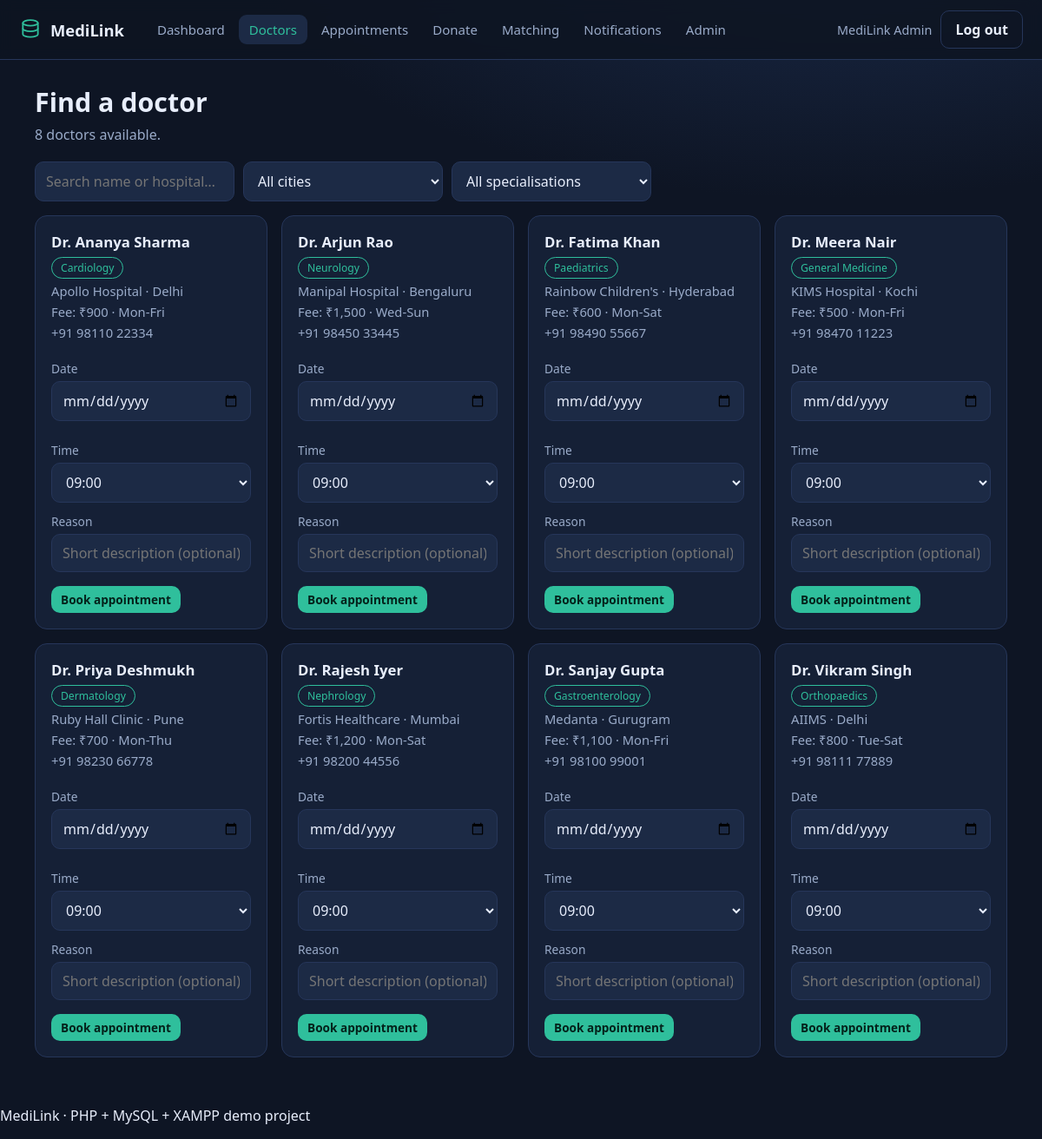
The page /doctors.php (signed in) on the database its author committed.
### tables this page shows
CREATE TABLE IF NOT EXISTS users (
  id            INT AUTO_INCREMENT PRIMARY KEY,
  email         VARCHAR(190) NOT NULL UNIQUE,
  password_hash VARCHAR(255) NOT NULL,
  full_name     VARCHAR(120) NOT NULL,
  phone         VARCHAR(30)  DEFAULT NULL,
  city          VARCHAR(80)  DEFAULT NULL,
  blood_group   VARCHAR(5)   DEFAULT NULL,
  created_at    TIMESTAMP NOT NULL DEFAULT CURRENT_TIMESTAMP
);

CREATE TABLE IF NOT EXISTS doctors (
  id             INT AUTO_INCREMENT PRIMARY KEY,
  name           VARCHAR(120) NOT NULL,
  specialization VARCHAR(120) NOT NULL,
  hospital       VARCHAR(150) NOT NULL,
  city           VARCHAR(80)  NOT NULL,
  fee            DECIMAL(10,2) NOT NULL DEFAULT 0,
  available_days VARCHAR(60)  NOT NULL DEFAULT 'Mon-Fri',
  contact        VARCHAR(40)  DEFAULT NULL,
  created_at     TIMESTAMP NOT NULL DEFAULT CURRENT_TIMESTAMP
);

### config/db.php (called while the page is built, shortened)
<?php
function db(): PDO
{
    static $pdo = null;
    if ($pdo === null) {
        $dsn = 'mysql:host=' . DB_HOST . ';port=' . DB_PORT . ';dbname=' . DB_NAME . ';charset=utf8mb4';
        try {
            $pdo = new PDO($dsn, DB_USER, DB_PASS, [
                PDO::ATTR_ERRMODE            => PDO::ERRMODE_EXCEPTION,
                PDO::ATTR_DEFAULT_FETCH_MODE => PDO::FETCH_ASSOC,
                PDO::ATTR_EMULATE_PREPARES   => false,
            ]);
        } catch (PDOException $e) {
            die('<h2>Database connection failed</h2><p>Start MySQL in the XAMPP control panel and import <code>database/medilink.sql</code>.</p><pre>'
                . htmlspecialchars($e->getMessage()) . '</pre>');
        }
    }
    return $pdo;
}

### includes/auth.php (called while the page is built, shortened)
<?php
require_once __DIR__ . '/../config/db.php';
function current_user(): ?array
{
    static $user = null;
    if ($user === null) {
        $stmt = db()->prepare('SELECT * FROM users WHERE id = ?');
        $stmt->execute([$_SESSION['user_id']]);
        $user = $stmt->fetch() ?: null;
    }
    return $user ?: null;
}
function user_roles(): array
{
    $stmt = db()->prepare('SELECT role FROM user_roles WHERE user_id = ?');
    $stmt->execute([$_SESSION['user_id']]);
    return array_column($stmt->fetchAll(), 'role');
}
function has_role(string $role): bool
{
    return in_array($role, user_roles(), true);
}
function require_login(): array
{
    $user = current_user();
    return $user;
}
function e(?string $value): string
{
    return htmlspecialchars((string) $value, ENT_QUOTES, 'UTF-8');
}

### doctors.php (the view, shortened to what this page needs)
<?php
require_once __DIR__ . '/includes/auth.php';
$me = require_login();
$sql  = 'SELECT * FROM doctors WHERE 1=1';
$args = [];
$sql .= ' ORDER BY name';
$stmt = db()->prepare($sql);
$stmt->execute($args);
$doctors = $stmt->fetchAll();
require_once __DIR__ . '/includes/header.php';
?>
<div class="page-head">
  <div><h1>Find a doctor</h1><p class="sub"><?= count($doctors) ?> doctors available.</p></div>
</div>
<form class="toolbar" method="get">
  <input data-filter-input placeholder="Search name or hospital…">
  <select name="city" onchange="this.form.submit()">
    <option value="">All cities</option>
  </select>
  <select name="spec" onchange="this.form.submit()">
    <option value="">All specialisations</option>
  </select>
</form>
<div class="grid cols-3">
  <?php foreach ($doctors as $d): ?>
  <div class="card" data-filter-item>
    <h3><?= e($d['name']) ?></h3>
    <p><span class="pill ok"><?= e($d['specialization']) ?></span></p>
    <p><?= e($d['hospital']) ?> &middot; <?= e($d['city']) ?></p>
    <p>Fee: ₹<?= number_format((float) $d['fee']) ?> &middot; <?= e($d['available_days']) ?></p>
    <p><?= e($d['contact']) ?></p>
    <form method="post" style="margin-top:10px">
      <div class="row">
        <div>
          <label>Date</label>
          <input type="date" name="appointment_date" min="<?= date('Y-m-d') ?>" required>
        </div>
        <div>
          <label>Time</label>
          <select name="appointment_time" required>
            <?php foreach (['09:00','10:00','11:00','12:00','15:00','16:00','17:00','18:00'] as $t): ?>
              <option><?= $t ?></option>
            <?php endforeach; ?>
          </select>
        </div>
      </div>
      <label>Reason</label>
      <input name="reason" placeholder="Short description (optional)">
      <button class="btn btn-sm" type="submit">Book appointment</button>
    </form>
  </div>
  <?php endforeach; ?>
</div>
<?php require_once __DIR__ . '/includes/footer.php'; ?>

### includes/header.php (shortened to what this page needs)
<?php
require_once __DIR__ . '/auth.php';
$me = current_user();
$unread = 0;
if ($me) {
    $s = db()->prepare('SELECT COUNT(*) c FROM notifications WHERE user_id = ? AND is_read = 0');
    $s->execute([$me['id']]);
    $unread = (int) $s->fetch()['c'];
}
$current = basename($_SERVER['PHP_SELF']);
?>
<!DOCTYPE html>
<html lang="en">
<head>
<link rel="stylesheet" href="assets/css/style.css">
</head>
<body>
<header class="topbar">
  <a class="brand" href="<?= $me ? 'dashboard.php' : 'index.php' ?>">
    <svg viewBox="0 0 24 24" width="26" height="26" aria-hidden="true">
      <ellipse cx="12" cy="5" rx="8" ry="3"/>
      <path d="M4 5v6c0 1.7 3.6 3 8 3s8-1.3 8-3V5"/>
      <path d="M4 11v6c0 1.7 3.6 3 8 3s8-1.3 8-3v-6"/>
    </svg>
    <span>MediLink</span>
  </a>
  <?php if ($me): ?>
  <nav class="nav">
    <a class="<?= $current === 'dashboard.php' ? 'active' : '' ?>" href="dashboard.php">Dashboard</a>
    <a class="<?= $current === 'doctors.php' ? 'active' : '' ?>" href="doctors.php">Doctors</a>
    <a class="<?= $current === 'appointments.php' ? 'active' : '' ?>" href="appointments.php">Appointments</a>
    <a class="<?= $current === 'donate.php' ? 'active' : '' ?>" href="donate.php">Donate</a>
    <a class="<?= $current === 'matching.php' ? 'active' : '' ?>" href="matching.php">Matching</a>
    <a class="<?= $current === 'notifications.php' ? 'active' : '' ?>" href="notifications.php">
      Notifications<?= $unread ? ' <span class="badge">' . $unread . '</span>' : '' ?>
    </a>
    <?php if (has_role('admin')): ?>
      <a class="<?= $current === 'admin.php' ? 'active' : '' ?>" href="admin.php">Admin</a>
    <?php endif; ?>
  </nav>
  <div class="userbox">
    <span class="who"><?= e($me['full_name']) ?></span>
    <a class="btn btn-ghost" href="logout.php">Log out</a>
  </div>
  <?php endif; ?>
</header>
<main class="container">

### assets/css/style.css (style rules this page uses)
:root { --bg:#0e1524; --surface:#152036; --surface-2:#1c2a45; --border:#26365a; --text:#e8eefc; --muted:#9aabc9; --primary:#2fbf9c; --primary-ink:#04221b; --danger:#f2607a; --warn:#f0b429; --radius:14px; }
* { box-sizing:border-box }
body { margin:0;background:radial-gradient(1200px 600px at 80% -10%,#1b2c4d 0%,var(--bg) 60%); color:var(--text);font-family:"Segoe UI",system-ui,-apple-system,Arial,sans-serif; min-height:100vh;display:flex;flex-direction:column; }
a { color:var(--primary);text-decoration:none }
.topbar { display:flex;align-items:center;gap:18px;flex-wrap:wrap; padding:12px 22px;background:rgba(13,20,34,.85); border-bottom:1px solid var(--border);position:sticky;top:0;z-index:20;backdrop-filter:blur(8px); }
.brand { display:flex;align-items:center;gap:10px;font-weight:700;font-size:1.15rem;color:var(--text) }
.brand svg { fill:none;stroke:var(--primary);stroke-width:1.7;stroke-linecap:round }
.nav { display:flex;gap:4px;flex-wrap:wrap;margin-left:8px }
.nav a { padding:7px 12px;border-radius:9px;color:var(--muted);font-size:.94rem }
.nav a.active { background:var(--surface-2);color:var(--primary) }
.userbox { margin-left:auto;display:flex;align-items:center;gap:10px }
.who { color:var(--muted);font-size:.9rem }
.container { flex:1;width:min(1120px,94%);margin:28px auto 40px }
.page-head { display:flex;flex-wrap:wrap;gap:12px;align-items:flex-end;justify-content:space-between;margin-bottom:20px }
h1 { margin:0;font-size:1.9rem }
.sub { color:var(--muted);margin:6px 0 0 }
.grid { display:grid;gap:16px }
.grid.cols-3 { grid-template-columns:repeat(auto-fit,minmax(260px,1fr)) }
.card { background:var(--surface);border:1px solid var(--border);border-radius:var(--radius);padding:18px }
.card h3 { margin:0 0 6px;font-size:1.05rem }
.card p { margin:4px 0;color:var(--muted);font-size:.92rem }
label { display:block;margin:12px 0 5px;font-size:.86rem;color:var(--muted) }
input,select,textarea { width:100%;padding:10px 12px;border-radius:10px;border:1px solid var(--border); background:var(--surface-2);color:var(--text);font:inherit; }
.row { display:grid;gap:12px;grid-template-columns:repeat(auto-fit,minmax(180px,1fr)) }
.btn { display:inline-block;border:0;cursor:pointer;background:var(--primary);color:var(--primary-ink); padding:10px 16px;border-radius:10px;font-weight:600;font:inherit;font-weight:600; }
.btn-ghost { background:transparent;color:var(--text);border:1px solid var(--border) }
.btn-sm { padding:6px 11px;font-size:.85rem }
form .btn { margin-top:16px }
.pill { display:inline-block;padding:3px 10px;border-radius:999px;font-size:.76rem;border:1px solid var(--border);color:var(--muted) }
.pill.ok { color:var(--primary);border-color:var(--primary) }
.toolbar { display:flex;gap:10px;flex-wrap:wrap;margin-bottom:16px }
.toolbar input,.toolbar select { max-width:230px }

### rows shown on the page
users: full_name "MediLink Admin"
doctors: name "Dr. Ananya Sharma", specialization "Cardiology", hospital "Apollo Hospital", city "Delhi", fee "900", available_days "Mon-Fri", contact "+91 98110 22334"
doctors: name "Dr. Arjun Rao", specialization "Neurology", hospital "Manipal Hospital", city "Bengaluru", fee "1,500", available_days "Wed-Sun", contact "+91 98450 33445"
doctors: name "Dr. Fatima Khan", specialization "Paediatrics", hospital "Rainbow Children's", city "Hyderabad", fee "600", available_days "Mon-Sat", contact "+91 98490 55667"
doctors: name "Dr. Meera Nair", specialization "General Medicine", hospital "KIMS Hospital", city "Kochi", fee "500", available_days "Mon-Fri", contact "+91 98470 11223"
doctors: name "Dr. Priya Deshmukh", specialization "Dermatology", hospital "Ruby Hall Clinic", city "Pune", fee "700", available_days "Mon-Thu", contact "+91 98230 66778"
doctors: name "Dr. Rajesh Iyer", specialization "Nephrology", hospital "Fortis Healthcare", city "Mumbai", fee "1,200", available_days "Mon-Sat", contact "+91 98200 44556"
doctors: name "Dr. Sanjay Gupta", specialization "Gastroenterology", hospital "Medanta", city "Gurugram", fee "1,100", available_days "Mon-Fri", contact "+91 98100 99001"
doctors: name "Dr. Vikram Singh", specialization "Orthopaedics", hospital "AIIMS", city "Delhi", fee "800", available_days "Tue-Sat", contact "+91 98111 77889"

### other values the page prints
count($doctors) "8"
form field appointment_time "09:00"
